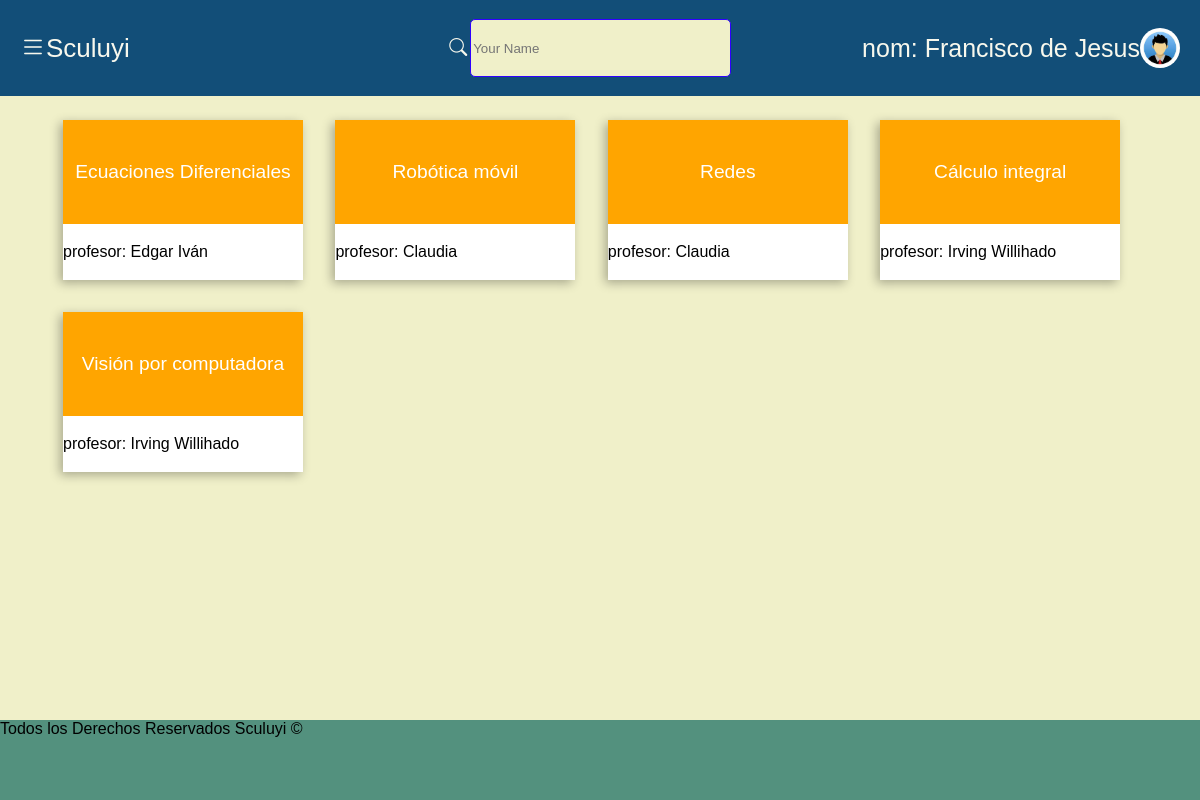
Page /home.php (signed in) on the committed database.
### tables this page shows
CREATE TABLE `maestros` (
  `id` int(11) NOT NULL,
  `nombre` varchar(60) NOT NULL,
  `correo` varchar(40) NOT NULL,
  `contrasena` varchar(255) NOT NULL,
  `descripcion` text NOT NULL
);

CREATE TABLE `curso` (
  `id` int(11) NOT NULL,
  `nom_curs` varchar(60) NOT NULL,
  `descripcion` varchar(255) NOT NULL
);

### home.php (the view, shortened to what this page needs)
<?php
require 'connection.php';
if (isset($_SESSION['user_id'])) {
    if (isset($_SESSION['maestro'])) {
        $query = "SELECT maestros.nombre, curso.nom_curs, maestros.id
        FROM maestros
        INNER JOIN cur_prof ON maestros.id = cur_prof.id_prof
        INNER JOIN curso ON cur_prof.id_cur = curso.id
        WHERE maestros.id = :id";
    } else {
        $query = "SELECT maestros.nombre, curso.nom_curs, cur_prof.id
            FROM alumnos
            INNER JOIN cur_alu ON alumnos.id = cur_alu.id_alum
            INNER JOIN cur_prof ON cur_alu.id_cur = cur_prof.id
            INNER JOIN maestros ON cur_prof.id_prof = maestros.id
            INNER JOIN curso ON cur_prof.id_cur = curso.id
            WHERE alumnos.id = :id";
    }
    $registro = $conn->prepare($query);
    $registro->bindParam(':id', $_SESSION['user_id']);
    $registro->execute();
}
?>
<?php require_once('./components/header.php') ?>
<main id="mainContainer">
    <div class="mainContainer grid">
        <?php while (($resultado = $registro->fetch(PDO::FETCH_ASSOC))): ?>
            <div class="item" curProfId="<?php echo $resultado['id'] ?>">
                <div class="itemImgContainer">
                    <?php echo $resultado['nom_curs'] ?>
                </div>
                <div class="itemInfContainer">
                    <p class="temProfesor">
                        <?php echo 'profesor: ' . $resultado['nombre'] ?>
                    </p>
                </div>
            </div>
        <?php endwhile; ?>
    </div>
</main>
<?php require_once('./components/footer.php') ?>

### CSS/elements.css (style rules this page uses)
* { font-family: 'Geoilica', sans-serif; }
body { margin: 0px; padding: 0px; width: 100vw; max-width: 100vw; height: 100vh; }
.mainContainer { max-width: calc(100% - 10vw); height: fit-content; margin: 0; margin-block: 2%; justify-self: center; align-self: start; }
main { height: 78vh; width: 100%; max-width: 100%; display: flex; justify-content: center; align-items: start; background-color: #f0f0c9; overflow: overlay; margin-left: 0; transition: max-width 0.6s ease, margin-left 0.6s ease; }

### home.php (style rules this page uses)
.grid { width: 100%; max-height: fit-content; display: grid; grid-template-columns: repeat(auto-fit, minmax(20vw, 20vw)); grid-template-rows: repeat(auto-fit, minmax(20vh, 20vh)); row-gap: 4vh; }
.item { height: 20vh; width: 20vw; display: flex; flex-direction: column; transform: translateY(-3px); transform: translateX(3px); box-shadow: -3px 3px 10px rgba(0, 0, 0, 0.3); }
.itemImgContainer { height: 13vh; min-height: 13vh; width: 100%; display: flex; justify-content: center; align-items: center; background-color: orange; color: white; font-size: larger; text-align: center; }
.itemInfContainer { height: 7vh; min-height: 7vh; width: 100%; display: flex; flex-direction: column; justify-content: center; align-items: start; background-color: white; }
.itemInfContainer p { margin-block: 2px; }

### rows in the picture
maestros: curso.nom_curs "Ecuaciones Diferenciales", nombre "Edgar Iván"
maestros: curso.nom_curs "Robótica móvil", nombre "Claudia", curso.nom_curs "Redes"
maestros: curso.nom_curs "Cálculo integral", nombre "Irving Willihado", curso.nom_curs "Visión por computadora"

### other values in the picture
$_SESSION['nombre'] "Francisco de Jesus"
